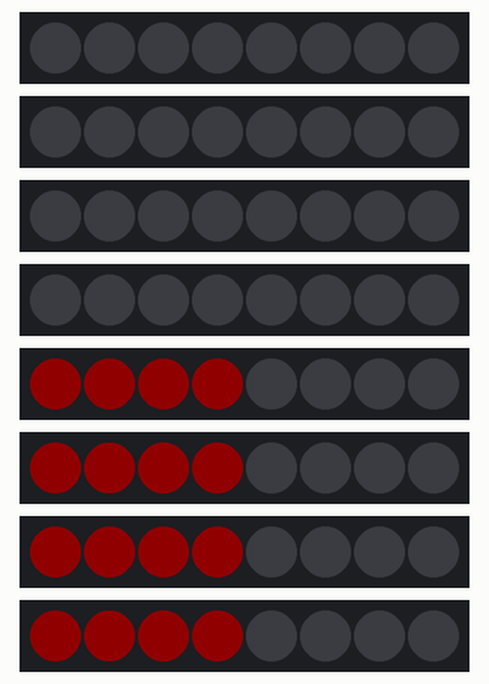
A sketch run on a simulated Arduino Uno, built with avr-gcc and run on an emulated ATmega328P. Shown: 8 × 8 RGB LEDs in strip order, left to right. Dim RGB values are drawn brighter than linear; what the sketch prints to the serial monitor is not drawn.

Above: at 0.1 s.
At 0.6 s:
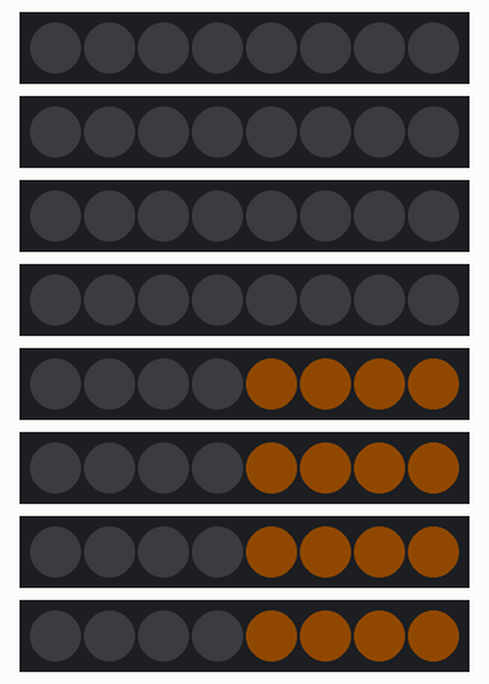
At 1.1 s:
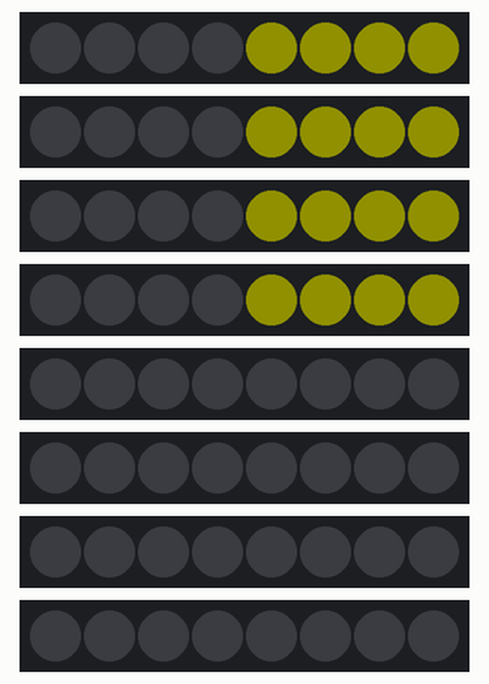
At 1.6 s:
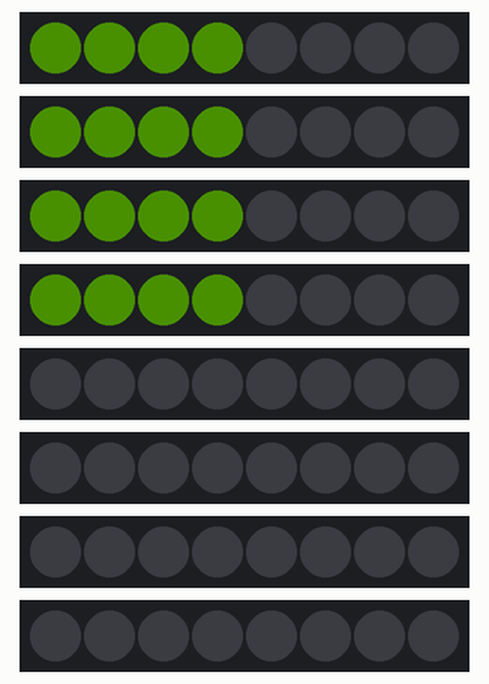
Timing chart, 0 to 40.0 s (numbered marks = the images above):
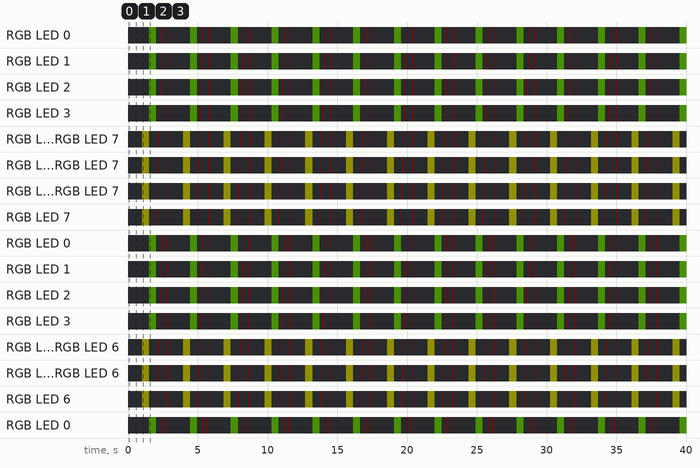

The sketch:

eight_strand_test.ino
```cpp
#include <Adafruit_NeoPixel.h>
#ifdef __AVR__
  #include <avr/power.h>
#endif

#define STRIP_ONE_PIN 2
#define STRIP_TWO_PIN 3
#define STRIP_THREE_PIN 4
#define STRIP_FOUR_PIN 5
#define STRIP_FIVE_PIN 6
#define STRIP_SIX_PIN 7
#define STRIP_SEVEN_PIN 8
#define STRIP_EIGHT_PIN 9

#define NUM_PIXELS_PER_STRIP 8
#define NUM_STRIPS 8

/*
 * TODO:
 * Cycle through arrays a given number of times and loop back to the start if necessary (if there's a mismatch between # colors and # arrays e.g.)
 * Allow multiple arrays with different color values apiece in tandem
 */
Adafruit_NeoPixel strip_one = Adafruit_NeoPixel(NUM_PIXELS_PER_STRIP, STRIP_ONE_PIN, NEO_GRB + NEO_KHZ800);
Adafruit_NeoPixel strip_two = Adafruit_NeoPixel(NUM_PIXELS_PER_STRIP, STRIP_TWO_PIN, NEO_GRB + NEO_KHZ800);
Adafruit_NeoPixel strip_three = Adafruit_NeoPixel(NUM_PIXELS_PER_STRIP, STRIP_THREE_PIN, NEO_GRB + NEO_KHZ800);
Adafruit_NeoPixel strip_four = Adafruit_NeoPixel(NUM_PIXELS_PER_STRIP, STRIP_FOUR_PIN, NEO_GRB + NEO_KHZ800);
Adafruit_NeoPixel strip_five = Adafruit_NeoPixel(NUM_PIXELS_PER_STRIP, STRIP_FIVE_PIN, NEO_GRB + NEO_KHZ800);
Adafruit_NeoPixel strip_six = Adafruit_NeoPixel(NUM_PIXELS_PER_STRIP, STRIP_SIX_PIN, NEO_GRB + NEO_KHZ800);
Adafruit_NeoPixel strip_seven = Adafruit_NeoPixel(NUM_PIXELS_PER_STRIP, STRIP_SEVEN_PIN, NEO_GRB + NEO_KHZ800);
Adafruit_NeoPixel strip_eight = Adafruit_NeoPixel(NUM_PIXELS_PER_STRIP, STRIP_EIGHT_PIN, NEO_GRB + NEO_KHZ800);

Adafruit_NeoPixel all_strips[NUM_STRIPS] = {strip_one, strip_two, strip_three, strip_four, strip_five, strip_six, strip_seven, strip_eight};

struct xypair {
  char x;
  char y;
};

#define TOTAL_COLORS 12

uint32_t red = strip_one.Color(255, 0, 0);
uint32_t orange = strip_one.Color(255, 125, 0);
uint32_t yellow = strip_one.Color(255, 255, 0);
uint32_t spring_green = strip_one.Color(125, 255, 0);
uint32_t green = strip_one.Color(0, 255, 0);
uint32_t turquoise = strip_one.Color(0, 255, 125);
uint32_t cyan = strip_one.Color(0, 255, 255);
uint32_t ocean = strip_one.Color(0, 125, 255);
uint32_t blue = strip_one.Color(0, 0, 255);
uint32_t violet = strip_one.Color(125, 0, 255);
uint32_t magenta = strip_one.Color(255, 0, 255);
uint32_t raspberry = strip_one.Color(255, 0, 125);
uint32_t white = strip_one.Color(255, 255, 255);

uint32_t rainbow[TOTAL_COLORS] = {
  red,
  orange,
  yellow,
  spring_green,
  green,
  turquoise,
  cyan,
  ocean,
  blue,
  violet,
  magenta,
  raspberry
};

int get_free_ram() {
  extern int __heap_start, *__brkval;
  int v;
  return (int) &v - (__brkval == 0 ? (int) &__heap_start : (int) __brkval);
}

// Fill the dots one after the other with a color
void colorWipe(uint32_t c, uint8_t wait, Adafruit_NeoPixel &strip) {
  for(uint16_t i=0; i < NUM_PIXELS_PER_STRIP; i++) {
    strip.setPixelColor(i, c);
    strip.show();
    delay(wait);
  }
}

void colorWipeWithoutShowOrDelay(uint32_t c, Adafruit_NeoPixel &strip) {
  for(uint16_t i=0; i < NUM_PIXELS_PER_STRIP; i++) {
    strip.setPixelColor(i, c);
  }
}

void xColorWipe() {
  char i = 0;

  for( i = 0; i < NUM_STRIPS; i++ ) {
    colorWipe(all_strips[i].Color(255, 0, 0), 50, all_strips[i]);
  }
  for( i = 0; i < NUM_STRIPS; i++ ) {
    colorWipe(all_strips[i].Color(0, 255, 0), 50, all_strips[i]);
  }
  for( i = 0; i < NUM_STRIPS; i++ ) {
    colorWipe(all_strips[i].Color(0, 0, 255), 50, all_strips[i]);
  }
}

void yColorWipe() {
  char i = 0;
  char j = 0;
  char c = 0;

  uint32_t colors[3] = {red, green, blue};
  for( c = 0; c < 3; c++ ) {
    for( i = 0; i < NUM_PIXELS_PER_STRIP; i++ ) {
      for( j = 0; j < NUM_STRIPS; j++ ) {
        all_strips[j].setPixelColor(i, colors[c]);
        all_strips[j].show();
        delay(50);
      }
    }
  }
}

void setPixelColorAtCoords(char x, char y, uint32_t color) {
  all_strips[x].setPixelColor(y, color);
}

void turnStripsOff() {
  char i = 0;
  for( i = 0; i < NUM_STRIPS; i++ ) {
    colorWipeWithoutShowOrDelay(all_strips[i].Color(0, 0, 0), all_strips[i]);
  }
}

void showAllStrips() {
  char i = 0;
  for( i = 0; i < NUM_STRIPS; i++ ) {
    all_strips[i].show();
  }
}

void expandingSquarePattern() {
  char i = 0;
  char j = 0;

  //I'm not sure how to deal with an array of dynamically-sized arrays, so I'm just populating
  //them all with dummy (repeated) values where appropriate. Worst case scenario is it's
  //inefficient, but I'd rather inefficient code than non-functional. Actual dummy values
  //(like {0,0} can't be used because that's an actual pixel
  xypair sm_sq[28] = {
    {3,3},{3,4},{4,3},{4,4},
    {3,3},{3,4},{4,3},{4,4},
    {3,3},{3,4},{4,3},{4,4},
    {3,3},{3,4},{4,3},{4,4},
    {3,3},{3,4},{4,3},{4,4},
    {3,3},{3,4},{4,3},{4,4},
    {3,3},{3,4},{4,3},{4,4}
  };
  xypair med_sq[28] = {
    {5,2},{5,3},{5,4},{5,5},
    {4,2},{4,5},{3,2},{3,5},
    {2,2},{2,3},{2,4},{2,5},
    {5,2},{5,3},{5,4},{5,5},
    {4,2},{4,5},{3,2},{3,5},
    {2,2},{2,3},{2,4},{2,5},
    {5,2},{5,3},{5,4},{5,5}
  };
  xypair lg_sq[28] = {
    {6,1},{6,2},{6,3},{6,4},
    {6,5},{6,6},{5,1},{5,6},
    {4,1},{4,6},{3,1},{3,6},
    {2,1},{2,6},{1,1},{1,2},
    {1,3},{1,4},{1,5},{1,6},
    {6,1},{6,2},{6,3},{6,4},
    {6,5},{6,6},{5,1},{5,6}
  };
  xypair xlg_sq[28] = {
    {7,0},{7,1},{7,2},{7,3},
    {7,4},{7,5},{7,6},{7,7},
    {6,0},{6,7},{5,0},{5,7},
    {4,0},{4,7},{3,0},{3,7},
    {2,0},{2,7},{1,0},{1,7},
    {0,0},{0,1},{0,2},{0,3},
    {0,4},{0,5},{0,6},{0,7}
  };

  xypair *all_shapes[12] = {
    sm_sq,
    med_sq,
    lg_sq,
    xlg_sq,
    lg_sq,
    med_sq,
    sm_sq,
    med_sq,
    lg_sq,
    xlg_sq,
    lg_sq,
    med_sq
  };

  for( i = 0; i < 12; i++ ) {
    turnStripsOff();
    for( j = 0; j < 28; j++ ) {
      setPixelColorAtCoords(all_shapes[i][j].x, all_shapes[i][j].y, rainbow[i]);
    }
    showAllStrips();
    delay(500);
  }
}

void movingDiamondPattern(int num_times_to_do = 1, uint32_t array_of_colors[] = rainbow, int num_colors = TOTAL_COLORS, int wait = 500) {

  //num_times_to_do should be the main criterion to satisfy. Colors and num_shapes should both be able to independently adapt
  char i = 0;
  char j = 0;
  char num_shapes = 8;
  char num_pixels_in_each_shape = 16;

  xypair shape_1[num_pixels_in_each_shape] = {
    {0,3},{0,4},{7,4},{7,3},
    {4,7},{3,7},{3,0},{4,0},
    {5,1},{6,2},{6,5},{5,6},
    {2,6},{1,5},{1,2},{2,1}
  };

  xypair shape_2[num_pixels_in_each_shape] = {
    {3,0},{4,0},{4,1},{3,1},
    {5,2},{6,3},{7,4},{7,5},
    {2,2},{1,3},{0,4},{0,5},
    {1,6},{2,7},{6,6},{5,7}
  };

  xypair shape_3[num_pixels_in_each_shape] = {
    {5,0},{2,0},{3,1},{4,1},
    {4,2},{3,2},{2,3},{5,3},
    {6,4},{7,5},{7,6},{1,4},
    {0,5},{0,6},{1,7},{6,7}
  };

  xypair shape_4[num_pixels_in_each_shape] = {
    {4,2},{3,2},{3,3},{4,3},
    {5,4},{6,5},{7,6},{7,7},
    {2,4},{1,5},{0,6},{0,7},
    {2,1},{1,0},{5,1},{6,0}
  };

  xypair shape_5[num_pixels_in_each_shape] = {
    {4,3},{3,3},{3,4},{4,4},
    {5,5},{6,6},{7,7},{2,5},
    {1,6},{0,7},{2,2},{1,1},
    {0,0},{5,2},{6,1},{7,0}
  };

  xypair shape_6[num_pixels_in_each_shape] = {
    {4,4},{3,4},{3,5},{4,5},
    {5,6},{6,7},{2,6},{1,7},
    {2,3},{1,2},{0,1},{0,0},
    {5,3},{6,2},{7,1},{7,0}
  };

  xypair shape_7[num_pixels_in_each_shape] = {
    {4,5},{3,5},{3,6},{4,6},
    {5,7},{2,7},{2,4},{1,3},
    {0,2},{0,1},{1,0},{5,4},
    {6,3},{7,2},{7,1},{6,0}
  };

  xypair shape_8[num_pixels_in_each_shape] = {
    {3,7},{3,6},{4,6},{4,7},
    {2,5},{1,4},{0,3},{0,2},
    {1,1},{2,0},{5,5},{6,4},
    {7,3},{7,2},{6,1},{5,0}
  };

  xypair *all_shapes[num_shapes] = {
    shape_1,
    shape_2,
    shape_3,
    shape_4,
    shape_5,
    shape_6,
    shape_7,
    shape_8
  };

  for( i = 0; i < (num_shapes * num_times_to_do); i++ ) {
    turnStripsOff();
    for( j = 0; j < num_pixels_in_each_shape; j++ ) {
      setPixelColorAtCoords(all_shapes[i % num_shapes][j].x, all_shapes[i % num_shapes][j].y, array_of_colors[i % num_colors]);
    }
    showAllStrips();
    delay(wait);
  }

}


void movingWavePattern() {
  int num_in_array = 36;
  int num_arrays_in_array = 4;
  char i = 0;
  char j = 0;

  xypair waveform_one[num_in_array] = {
    {7,0},{6,0},{5,0},{4,0},
    {3,0},{2,0},{1,0},{0,0},
    {7,1},{7,2},{6,2},{5,2},
    {4,2},{3,2},{2,2},{1,2},
    {0,2},{0,3},{7,4},{6,4},
    {5,4},{4,4},{3,4},{2,4},
    {1,4},{0,4},{7,5},{7,6},
    {6,6},{5,6},{4,6},{3,6},
    {2,6},{1,6},{0,6},{0,7}
  };

  xypair waveform_two[num_in_array] = {
    {7,1},{6,1},{5,1},{4,1},
    {3,1},{2,1},{1,1},{0,1},
    {7,2},{7,3},{6,3},{5,3},
    {4,3},{3,3},{2,3},{1,3},
    {0,3},{0,4},{7,5},{6,5},
    {5,5},{4,5},{3,5},{2,5},
    {1,5},{0,5},{7,6},{7,7},
    {6,7},{5,7},{4,7},{3,7},
    {2,7},{1,7},{0,7},{0,0}
  };

  xypair waveform_three[num_in_array] = {
    {7,0},{6,0},{5,0},{4,0},
    {3,0},{2,0},{1,0},{0,0},
    {0,1},{7,2},{6,2},{5,2},
    {4,2},{3,2},{2,2},{1,2},
    {0,2},{7,3},{7,4},{6,4},
    {5,4},{4,4},{3,4},{2,4},
    {1,4},{0,4},{0,5},{7,6},
    {6,6},{5,6},{4,6},{3,6},
    {2,6},{1,6},{0,6},{7,7}
  };

  xypair waveform_four[num_in_array] = {
    {7,0},{7,1},{6,1},{5,1},
    {4,1},{3,1},{2,1},{1,1},
    {0,1},{0,2},{7,3},{6,3},
    {5,3},{4,3},{3,3},{2,3},
    {1,3},{0,3},{7,4},{7,5},
    {6,5},{5,5},{4,5},{3,5},
    {2,5},{1,5},{0,5},{0,6},
    {7,7},{6,7},{5,7},{4,7},
    {3,7},{2,7},{1,7},{0,7}
  };

  xypair *all_waves[num_arrays_in_array] = {
    waveform_one,
    waveform_two,
    waveform_three,
    waveform_four,
  };

  for( i = 0; i < num_arrays_in_array; i++ ) {
    turnStripsOff();
    for( j = 0; j < num_in_array; j++ ) {
      setPixelColorAtCoords(all_waves[i][j].x, all_waves[i][j].y, spring_green);
    }
    showAllStrips();
    delay(100);
  }

}

void checkerboardPattern(int num_times_to_do = 1) {
  int num_in_array = 32;
  int num_arrays_in_array = 2;
  char i = 0;
  char j = 0;
  uint32_t colors[2] = {ocean, orange};

  xypair checkerboard_one[num_in_array] = {
    {7,7},{6,6},{5,5},{4,4},
    {3,3},{2,2},{1,1},{0,0},
    {0,2},{1,3},{2,4},{3,5},
    {4,6},{5,7},{0,4},{1,5},
    {2,6},{3,7},{0,6},{1,7},
    {2,0},{3,1},{4,2},{5,3},
    {6,4},{7,5},{4,0},{5,1},
    {6,2},{7,3},{6,0},{7,1}
  };

  xypair checkerboard_two[num_in_array] = {
    {7,0},{5,0},{3,0},{1,0},
    {0,1},{2,1},{4,1},{6,1},
    {7,2},{7,4},{7,6},{6,3},
    {6,5},{6,7},{5,2},{5,4},
    {5,6},{4,3},{4,5},{4,7},
    {3,6},{3,4},{3,2},{2,3},
    {2,5},{2,7},{0,7},{1,6},
    {0,5},{1,4},{0,3},{1,2}
  };

  xypair *all_shapes[num_arrays_in_array] = {
    checkerboard_one,
    checkerboard_two,
  };

  for( i = 0; i < (num_arrays_in_array * num_times_to_do); i++ ) {
    turnStripsOff();
    for( j = 0; j < num_in_array; j++ ) {
      setPixelColorAtCoords(all_shapes[i % num_arrays_in_array][j].x, all_shapes[i % num_arrays_in_array][j].y, colors[i % num_arrays_in_array]);
    }
    showAllStrips();
    delay(1000);
  }

}

void travellingTriangles() {
  int num_in_array = 12;
  int num_arrays_in_array = 4;
  char i = 0;
  char j = 0;
  int k = 0;

  xypair x_pattern[16] = {
    {0,0},{1,1},{2,2},{3,3},
    {4,4},{5,5},{6,6},{7,7},
    {4,3},{3,4},{2,5},{5,2},
    {6,1},{7,0},{1,6},{0,7}
  };

  xypair n_tri[num_in_array] = {
    {7,1},{7,2},{7,3},{7,4},
    {7,5},{7,6},{6,2},{6,3},
    {6,4},{6,5},{5,3},{5,4}
  };

  xypair r_tri[num_in_array] = {
    {6,7},{5,7},{4,7},{3,7},
    {2,7},{1,7},{5,6},{4,6},
    {3,6},{2,6},{4,5},{3,5}
  };

  xypair b_tri[num_in_array] = {
    {0,1},{0,2},{0,3},{0,4},
    {0,5},{0,6},{1,2},{1,3},
    {1,4},{1,5},{2,3},{2,4}
  };

  xypair l_tri[num_in_array] = {
    {6,0},{5,0},{4,0},{3,0},
    {2,0},{1,0},{5,1},{4,1},
    {3,1},{2,1},{4,2},{3,2}
  };

  xypair *all_tris[num_arrays_in_array] = {
    n_tri,
    r_tri,
    b_tri,
    l_tri
  };

  for( i = 0; i < TOTAL_COLORS; i++ ) {
    turnStripsOff();
    for( k = 0; k < 16; k++ ) {
      setPixelColorAtCoords(x_pattern[k].x, x_pattern[k].y, white);
    }
    for( j = 0; j < num_in_array; j++ ) {
      setPixelColorAtCoords(all_tris[i % num_arrays_in_array][j].x, all_tris[i % num_arrays_in_array][j].y, rainbow[i]);
    }
    showAllStrips();
    delay(500);
  }

}

void fourQuadrants(int num_times_to_do = 1, uint32_t array_of_colors[] = rainbow, int num_colors = TOTAL_COLORS, int wait = 500) {

  //num_times_to_do should be the main criterion to satisfy. Colors and num_shapes should both be able to independently adapt
  char i = 0;
  char j = 0;
  char num_shapes = 4;
  char num_pixels_in_each_shape = 17;

  xypair shape_1[num_pixels_in_each_shape] = {
    {17,17},
    {7,0},{7,1},{7,2},{7,3},
    {6,0},{6,1},{6,2},{6,3},
    {5,0},{5,1},{5,2},{5,3},
    {4,0},{4,1},{4,2},{4,3}
  };

  xypair shape_2[num_pixels_in_each_shape] = {
    {17,17},
    {7,4},{7,5},{7,6},{7,7},
    {6,4},{6,5},{6,6},{6,7},
    {5,4},{5,5},{5,6},{5,7},
    {4,4},{4,5},{4,6},{4,7}
  };

  xypair shape_3[num_pixels_in_each_shape] = {
    {17,17},
    {3,4},{3,5},{3,6},{3,7},
    {2,4},{2,5},{2,6},{2,7},
    {1,4},{1,5},{1,6},{1,7},
    {0,4},{0,5},{0,6},{0,7}
  };

  xypair shape_4[num_pixels_in_each_shape] = {
    {17,17},
    {3,0},{3,1},{3,2},{3,3},
    {2,0},{2,1},{2,2},{2,3},
    {1,0},{1,1},{1,2},{1,3},
    {0,0},{0,1},{0,2},{0,3}
  };


  xypair *all_shapes[num_shapes] = {
    shape_1,
    shape_2,
    shape_3,
    shape_4
  };

  int num_pixels_in_array;

  for( i = 0; i < (num_shapes * num_times_to_do); i++ ) {
    turnStripsOff();
    num_pixels_in_array = all_shapes[i % num_shapes][0].x;
    for( j = 1; j < num_pixels_in_array; j++ ) {
      setPixelColorAtCoords(all_shapes[i % num_shapes][j].x, all_shapes[i % num_shapes][j].y, array_of_colors[i % num_colors]);
    }
    showAllStrips();
    delay(wait);
  }

}

//void backAndForthCorners(int num_times_to_do = 1, uint32_t array_of_colors[] = &rainbow, int num_colors = TOTAL_COLORS, int wait = 500) {
void backAndForthCorners() {

  //num_times_to_do should be the main criterion to satisfy. Colors and num_shapes should both be able to independently adapt
  char i = 0;
  char j = 0;
  char num_shapes = 16;
  char num_pixels_in_each_shape = 15;

  int num_times_to_do = 1;
  uint32_t array_of_colors[1] = {red};
  int num_colors = 1;
  int wait = 50;

  xypair shape_1[2] = {
    {2,2},
    {0,7}
  };

  xypair shape_2[4] = {
    {4,4},
    {0,6},{1,6},{1,7}
  };

  xypair shape_3[6] = {
    {6,6},
    {0,5},{1,5},{2,5},{2,6},
    {2,7}
  };

  xypair shape_4[8] = {
    {8,8},
    {0,4},{1,4},{2,4},{3,4},
    {3,5},{3,6},{3,7}
  };

  xypair shape_5[10] = {
    {10,10},
    {0,3},{1,3},{2,3},{3,3},
    {4,3},{4,4},{4,5},{4,6},
    {4,7}
  };

  xypair shape_6[12] = {
    {12,12},
    {0,2},{1,2},{2,2},{3,2},
    {4,2},{5,2},{5,3},{5,4},
    {5,5},{5,6},{5,7}
  };

  xypair shape_7[14] = {
    {14,14},
    {0,1},{1,1},{2,1},{3,1},
    {4,1},{5,1},{6,1},{6,2},
    {6,3},{6,4},{6,5},{6,6},
    {6,7}
  };

  xypair shape_8[16] = {
    {16,16},
    {7,0},{6,0},{5,0},{4,0},
    {3,0},{2,0},{1,0},{0,0},
    {7,1},{7,2},{7,3},{7,4},
    {7,5},{7,6},{7,7}
  };

  xypair shape_9[2] = {
    {2,2},
    {7,0}
  };

  xypair shape_10[4] = {
    {4,4},
    {6,0},{6,1},{7,1}
  };

  xypair shape_11[6] = {
    {6,6},
    {5,0},{5,1},{5,2},{6,2},
    {7,2}
  };

  xypair shape_12[8] = {
    {8,8},
    {4,0},{4,1},{4,2},{4,3},
    {5,3},{6,3},{7,3}
  };

  xypair shape_13[10] = {
    {10,10},
    {3,0},{3,1},{3,2},{3,3},
    {3,4},{4,4},{5,4},{6,4},
    {7,4}
  };

  xypair shape_14[12] = {
    {12,12},
    {2,0},{2,1},{2,2},{2,3},
    {2,4},{2,5},{3,5},{4,5},
    {5,5},{6,5},{7,5}
  };

  xypair shape_15[14] = {
    {14,14},
    {1,0},{1,1},{1,2},{1,3},
    {1,4},{1,5},{1,6},{2,6},
    {3,6},{4,6},{5,6},{6,6},
    {7,6}
  };

  xypair shape_16[16] = {
    {16,16},
    {0,7},{0,6},{0,5},{0,4},
    {0,3},{0,2},{0,1},{0,0},
    {1,7},{2,7},{3,7},{4,7},
    {5,7},{6,7},{7,7}
  };

  xypair *all_shapes[num_shapes] = {
    shape_1,
    shape_2,
    shape_3,
    shape_4,
    shape_5,
    shape_6,
    shape_7,
    shape_8,
    shape_9,
    shape_10,
    shape_11,
    shape_12,
    shape_13,
    shape_14,
    shape_15,
    shape_16
  };

  int num_pixels_in_array;

  for( i = 0; i < (num_shapes * num_times_to_do); i++ ) {
    turnStripsOff();
    num_pixels_in_array = all_shapes[i % num_shapes][0].x;
    for( j = 1; j < num_pixels_in_array; j++ ) {
      setPixelColorAtCoords(all_shapes[i % num_shapes][j].x, all_shapes[i % num_shapes][j].y, array_of_colors[i % num_colors]);
    }
    showAllStrips();
    delay(wait);
  }

}

/*
void TEMPLATE_repeatAPatternXNumberOfTimesWithYColors(int num_times_to_do = 1, uint32_t array_of_colors[] = rainbow, int num_colors = TOTAL_COLORS, int wait = 500) {

  //num_times_to_do should be the main criterion to satisfy. Colors and num_shapes should both be able to independently adapt
  char i = 0;
  char j = 0;
  char num_shapes = 0;
  char num_pixels_in_each_shape = 0;

  xypair shape_1[num_pixels_in_each_shape] = {

  };

  xypair shape_2[num_pixels_in_each_shape] = {

  };

  xypair *all_shapes[num_shapes] = {
    shape_1,
    shape_2
  };

  for( i = 0; i < (num_shapes * num_times_to_do); i++ ) {
    turnStripsOff();
    for( j = 0; j < num_shapes; j++ ) {
      setPixelColorAtCoords(all_shapes[i % num_shapes][j].x, all_shapes[i % num_shapes][j].y, array_of_colors[i % num_colors]);
    }
    showAllStrips();
    delay(wait);
  }

}
*/

void setup() {
  Serial.begin(9600);
  Serial.println("Setup");
  for( char i = 0; i < 8; i++ ) {
    all_strips[i].begin();
    all_strips[i].setBrightness(16);
    all_strips[i].show();
  }
}

void loop() {
  fourQuadrants();
  backAndForthCorners();
  //checkerboardPattern(5);
  //travellingTriangles();
  //yColorWipe();
  //xColorWipe();
  //expandingSquarePattern();
  //movingDiamondPattern(6, rainbow, TOTAL_COLORS, 100);
  //backAndForthCorners(1, &red, 1, 50);
  //backAndForthCorners(1, &green, 1, 50);
  //backAndForthCorners(1, &blue, 1, 50);
}
```

Measured:
- by itself, RGB LED 0: repeats every 2.9 s: 2 × (off 0.39 s, RGB(16, 0, 0) 0.06 s), off 1.5 s, RGB(8, 16, 0) 0.51 s
- by itself, RGB LED 1: repeats every 2.9 s: off 0.34 s, RGB(16, 0, 0) 0.06 s, off 0.45 s, RGB(16, 0, 0) 0.06 s, off 1.5 s, RGB(8, 16, 0) 0.51 s
- by itself, RGB LED 2: repeats every 2.9 s: off 0.28 s, RGB(16, 0, 0) 0.06 s, off 0.51 s, RGB(16, 0, 0) 0.06 s, off 1.5 s, RGB(8, 16, 0) 0.51 s
- by itself, RGB LED 3: repeats every 2.9 s: off 0.22 s, RGB(16, 0, 0) 0.06 s, off 0.56 s, RGB(16, 0, 0) 0.06 s, off 1.5 s, RGB(8, 16, 0) 0.51 s
- by itself, RGB LED 7: repeats every 2.9 s: off 0.51 s, RGB(16, 0, 0) 0.05 s, off 0.79 s, RGB(16, 0, 0) 0.06 s, off 1.0 s, RGB(16, 16, 0) 0.51 s
- by itself, RGB LED 0: repeats every 2.9 s: off 0.39 s, RGB(16, 0, 0) 0.06 s, off 0.34 s, RGB(16, 0, 0) 0.06 s, off 1.6 s, RGB(8, 16, 0) 0.51 s
- by itself, RGB LED 1: repeats every 2.9 s: off 0.34 s, RGB(16, 0, 0) 0.06 s, off 0.39 s, RGB(16, 0, 0) 0.06 s, off 1.6 s, RGB(8, 16, 0) 0.51 s
- by itself, RGB LED 2: repeats every 2.9 s: off 0.28 s, RGB(16, 0, 0) 0.06 s, off 0.45 s, RGB(16, 0, 0) 0.06 s, off 1.6 s, RGB(8, 16, 0) 0.51 s
